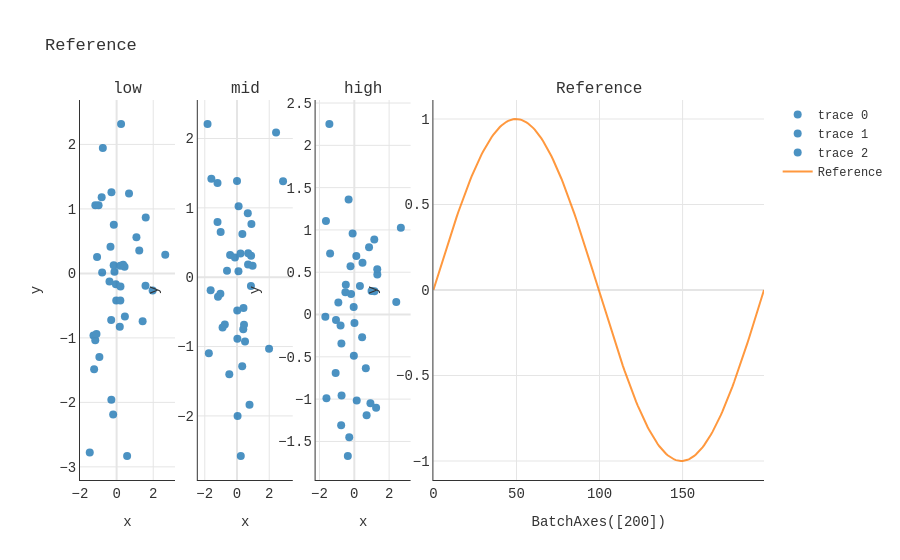

The cell this chart's notebook holds for it:
### Markdown cell above
## Panels and facets multiply

A `Row` of one faceted plot next to one plain plot: the plain plot's panel
still gets a full-size block (matching the facet extent), it just draws into
the first cell of its own block (figure_plan.md §5). Facet labels become part
of the subplot title, joined with the panel's own `plot.title` when both are
present (§7).

### Code cell
faceted, facet = faceted_scatter(3, labels=["low", "mid", "high"])
plain = line_plot(1.0, title="Reference")

fig = Figure(Row(faceted, plain))
print("grid_shape:", fig.grid_shape())  # (1, 6): 2 panels * 3 facet cols each
fig.show()

### Figure 1 — Plotly figure (JSON) as saved in the notebook; plotly's stock layout.template omitted (floating-point values rounded to 4 significant figures; data arrays with more than 128 entries replaced by an {"elided": "..."} marker saying what was removed)
{"data": [{"marker": {"color": "#1f77b4", "size": 8}, "mode": "markers", "opacity": 0.8, "type": "scatter", "x": [-1.068, 0.1735, 1.967, -0.04054, -0.2871, -0.8159, 0.2037, 0.4339, -0.116, -0.1884, -0.02033, -0.1534, -0.1602, 0.6773, -1.162, 1.421, 0.2112, -0.7525, 1.083, 0.4522, -0.334, -0.2819, -1.264, -0.2955, 1.237, -0.3886, -1.467, 0.2449, -0.9848, 0.1991, -1.1, 1.59, -0.7901, 0.3553, 0.5736, -1.228, 1.578, 2.657, -1.165, -0.9409], "xaxis": "x", "y": [0.2553, -0.826, -0.2636, -0.1689, -1.958, 1.18, -0.4195, 0.1036, 0.02425, -2.187, -0.4212, 0.7527, 0.1269, 1.237, 1.059, -0.7402, -0.2035, 1.943, 0.5592, -0.6692, 0.4121, 1.259, -0.9636, -0.7212, 0.3547, -0.1242, -2.779, 2.317, 1.058, 0.1197, -0.9416, 0.8673, 0.01364, 0.1325, -2.832, -1.487, -0.192, 0.2879, -1.037, -1.295], "yaxis": "y"}, {"marker": {"color": "#1f77b4", "size": 8}, "mode": "markers", "opacity": 0.8, "type": "scatter", "x": [0.0003088, -1.014, 2.423, 0.686, 0.2188, 0.3227, 0.09031, -0.7578, -1.209, 0.2354, 0.863, 0.873, -0.8952, 0.7761, 0.09839, 0.03558, 0.9667, 0.3321, -0.429, -1.828, -1.18, -0.6213, 0.8938, -1.211, 0.01449, -1.748, -1.031, 1.989, 0.6938, 0.6691, 0.4008, 0.02338, -1.636, 0.3881, 0.4975, 2.857, 0.4344, -0.1276, -0.4781, -1.592], "xaxis": "x2", "y": [1.386, 0.6528, 2.087, 0.1843, 0.3404, -1.284, 0.08681, -0.6823, 0.7976, -2.578, -0.1285, 0.3079, -0.7264, -1.841, 1.023, -2.003, 0.1657, 0.6226, 0.3207, 2.209, -0.2829, 0.09382, 0.7671, 1.359, -0.4797, -1.098, -0.2375, -1.031, 0.3457, 0.9206, -0.4434, -0.8882, -0.1865, -0.7519, -0.9284, 1.382, -0.6863, 0.2841, -1.399, 1.419], "yaxis": "y2"}, {"marker": {"color": "#1f77b4", "size": 8}, "mode": "markers", "opacity": 0.8, "type": "scatter", "x": [-0.2186, -0.4872, 0.4707, 1.318, -1.6, 0.1392, -0.09624, 0.009217, -0.9172, 0.1169, -1.663, 0.3229, 0.7063, -1.072, 1.252, 1.149, 0.6618, -0.1847, -0.02591, -0.3272, 0.4494, -1.053, 2.674, -0.7307, -0.7551, 1.158, -0.03548, 0.8472, -1.391, 1.324, 0.9273, -0.7893, -1.628, -0.2904, -0.3714, -0.5112, -1.431, 2.412, -0.7412, 0.992], "xaxis": "x3", "y": [0.5698, 0.3515, 0.6128, 0.5341, -0.9892, -1.016, 0.9584, -0.1013, 0.1435, 0.691, -0.02742, 0.3373, -1.191, -0.6924, -1.101, 0.8875, -0.6351, 0.2413, -0.4869, 1.361, -0.2676, -0.06387, 1.024, -0.9575, -1.309, 0.2748, 0.0878, 0.7954, 0.7217, 0.4738, -1.05, -0.1293, 1.106, -1.45, -1.672, 0.2646, 2.252, 0.1485, -0.3435, 0.2768], "yaxis": "y3"}, {"line": {"color": "#ff7f0e", "width": 2}, "mode": "lines", "name": "Reference", "opacity": 0.8, "type": "scatter", "x": {"elided": "200 int values"}, "xaxis": "x4", "y": {"elided": "200 float values"}, "yaxis": "y4"}], "layout": {"annotations": [{"font": {"size": 16}, "showarrow": false, "text": "low", "x": 0.06944, "xanchor": "center", "xref": "paper", "y": 1, "yanchor": "bottom", "yref": "paper"}, {"font": {"size": 16}, "showarrow": false, "text": "mid", "x": 0.2417, "xanchor": "center", "xref": "paper", "y": 1, "yanchor": "bottom", "yref": "paper"}, {"font": {"size": 16}, "showarrow": false, "text": "high", "x": 0.4139, "xanchor": "center", "xref": "paper", "y": 1, "yanchor": "bottom", "yref": "paper"}, {"font": {"size": 16}, "showarrow": false, "text": "Reference", "x": 0.7583, "xanchor": "center", "xref": "paper", "y": 1, "yanchor": "bottom", "yref": "paper"}], "font": {"color": "#333333", "family": "Courier New", "size": 12}, "paper_bgcolor": "white", "plot_bgcolor": "white", "scene": {"bgcolor": "white", "xaxis": {"backgroundcolor": "white", "gridcolor": "#e5e5e5", "linecolor": "#333333", "showbackground": true, "showgrid": true, "tickfont": {"color": "#333333", "size": 14}, "title": {"font": {"color": "#333333", "size": 14}}, "zerolinecolor": "#e5e5e5"}, "yaxis": {"backgroundcolor": "white", "gridcolor": "#e5e5e5", "linecolor": "#333333", "showbackground": true, "showgrid": true, "tickfont": {"color": "#333333", "size": 14}, "title": {"font": {"color": "#333333", "size": 14}}, "zerolinecolor": "#e5e5e5"}, "zaxis": {"backgroundcolor": "white", "gridcolor": "#e5e5e5", "linecolor": "#333333", "showbackground": true, "showgrid": true, "tickfont": {"color": "#333333", "size": 14}, "title": {"font": {"color": "#333333", "size": 14}}, "zerolinecolor": "#e5e5e5"}}, "showlegend": true, "title": {"text": "Reference"}, "uirevision": true, "xaxis": {"anchor": "y", "domain": [0, 0.1389], "gridcolor": "#e5e5e5", "linecolor": "#333333", "showgrid": true, "tickfont": {"color": "#333333", "size": 14}, "title": {"text": "x"}, "type": "linear", "zerolinecolor": "#e5e5e5"}, "xaxis2": {"anchor": "y2", "domain": [0.1722, 0.3111], "gridcolor": "#e5e5e5", "linecolor": "#333333", "showgrid": true, "tickfont": {"color": "#333333", "size": 14}, "title": {"text": "x"}, "type": "linear", "zerolinecolor": "#e5e5e5"}, "xaxis3": {"anchor": "y3", "domain": [0.3444, 0.4833], "gridcolor": "#e5e5e5", "linecolor": "#333333", "showgrid": true, "tickfont": {"color": "#333333", "size": 14}, "title": {"text": "x"}, "type": "linear", "zerolinecolor": "#e5e5e5"}, "xaxis4": {"anchor": "y4", "domain": [0.5167, 1], "gridcolor": "#e5e5e5", "linecolor": "#333333", "showgrid": true, "tickfont": {"color": "#333333", "size": 14}, "title": {"text": "BatchAxes([200])"}, "type": "linear", "zerolinecolor": "#e5e5e5"}, "yaxis": {"anchor": "x", "domain": [0, 1], "gridcolor": "#e5e5e5", "linecolor": "#333333", "showgrid": true, "tickfont": {"color": "#333333", "size": 14}, "title": {"text": "y"}, "type": "linear", "zerolinecolor": "#e5e5e5"}, "yaxis2": {"anchor": "x2", "domain": [0, 1], "gridcolor": "#e5e5e5", "linecolor": "#333333", "showgrid": true, "tickfont": {"color": "#333333", "size": 14}, "title": {"text": "y"}, "type": "linear", "zerolinecolor": "#e5e5e5"}, "yaxis3": {"anchor": "x3", "domain": [0, 1], "gridcolor": "#e5e5e5", "linecolor": "#333333", "showgrid": true, "tickfont": {"color": "#333333", "size": 14}, "title": {"text": "y"}, "type": "linear", "zerolinecolor": "#e5e5e5"}, "yaxis4": {"anchor": "x4", "domain": [0, 1], "gridcolor": "#e5e5e5", "linecolor": "#333333", "showgrid": true, "tickfont": {"color": "#333333", "size": 14}, "title": {"text": "y"}, "type": "linear", "zerolinecolor": "#e5e5e5"}}}
